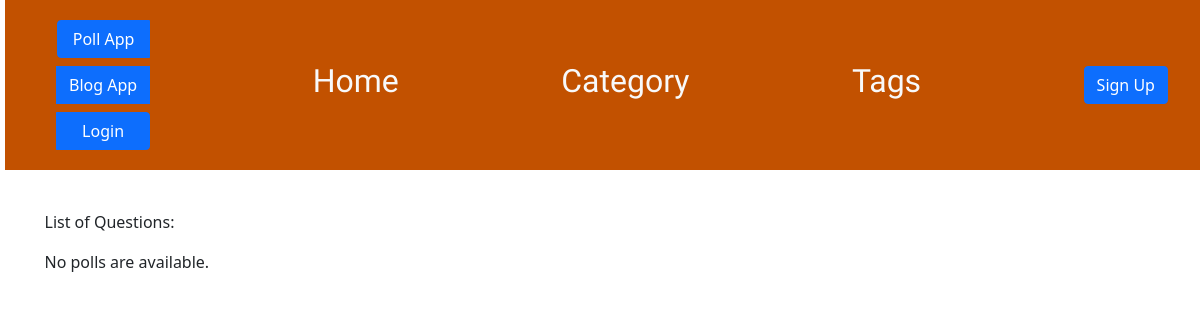
The page /polls/ on the database as committed earlier.
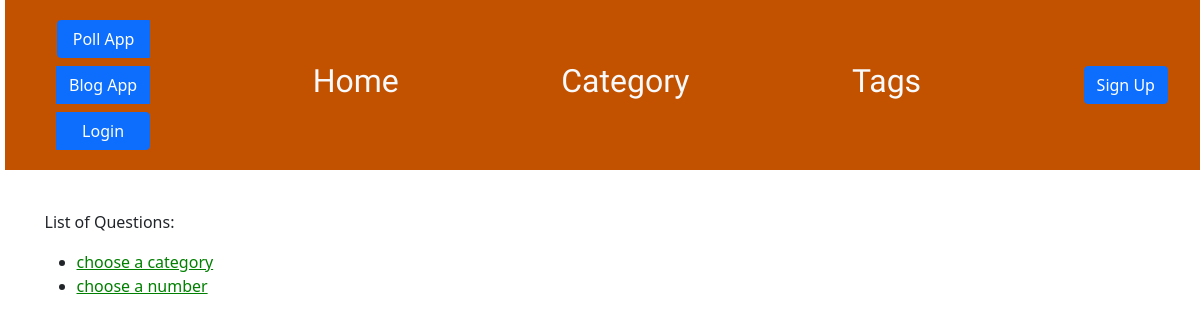
The same page on the database as committed later.
### polls/models.py (models this page shows, shortened)
class Question(models.Model):
    question_text = models.CharField(max_length=200)
    pub_date = models.DateTimeField('date published')
    def __str__(self):
        return self.question_text

### polls/views.py (the view)
# urls.py: path('' , views.IndexView.as_view() , name = 'index'),
class IndexView(generic.ListView):
    template_name = 'polls/index.html'
    context_object_name = 'questions_list'
    def get_queryset(self):
        print("kkk")
        print(Question.objects.filter(pub_date__lte = timezone.now()).order_by('-pub_date')[:5])
        """Return the last five published questions."""
        return Question.objects.filter(pub_date__lte = timezone.now()).order_by('-pub_date')[:5]

### polls/templates/polls/index.html
{% extends 'blog/base.html' %}
{% load static %}
{% block content %}
<link rel="stylesheet" type="text/css" href="{% static 'polls/style.css' %}">
<p>List of Questions: </p>
{% if questions_list %}
<ul>
    {% for que in questions_list %}
    <li><a href="{% url 'polls:detail' que.id %}">{{ que.question_text }}</a></li>
    {% endfor %}
</ul>
{% else %}
<p>No polls are available.</p>
{% endif %}
{% endblock %}

Rows that differ between the two databases and show on the page:
added Question: question_text "choose a category"
added Question: question_text "choose a number"
Other text that changed with them:
text no longer shown: "No polls are available."
